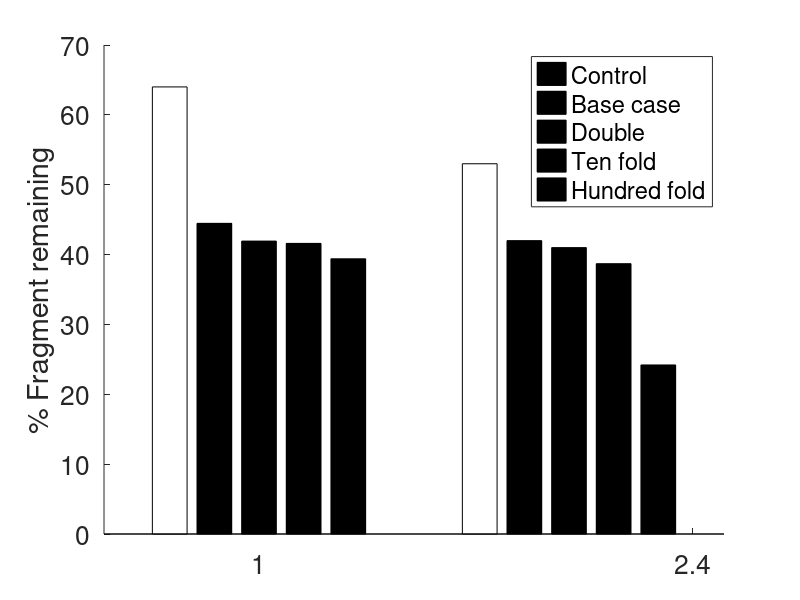

MATLAB code for this plot: (Note: this script raises an error after producing the figure.)

figure
hold on 
b = bar([104-40,...
    44.47,... 
	41.93,... 
	41.6,...
	39.4;...
    93-40,...
    42,...
	41,...
	38.7,...
	24.2],'FaceColor','flat')
%ylim([20 45])
set(gca,'FontSize',19)
ylabel('% Fragment remaining')
legend('Control','Base case','Double','Ten fold','Hundred fold')
set(gca,'XTick',[1 2.4],'XTickLabels',{'Virus-specific','GBM & virus-specific'})
xtickangle(35)
b(1).CData = [0.76,0.84,0.89];
b(2).CData = [0.31,0.54,0.68];
b(3).CData = [0.26,0.4,0.55];
b(4).CData = [0.93,0.46,0.39];
b(5).CData = [1,0.64,0.45];
